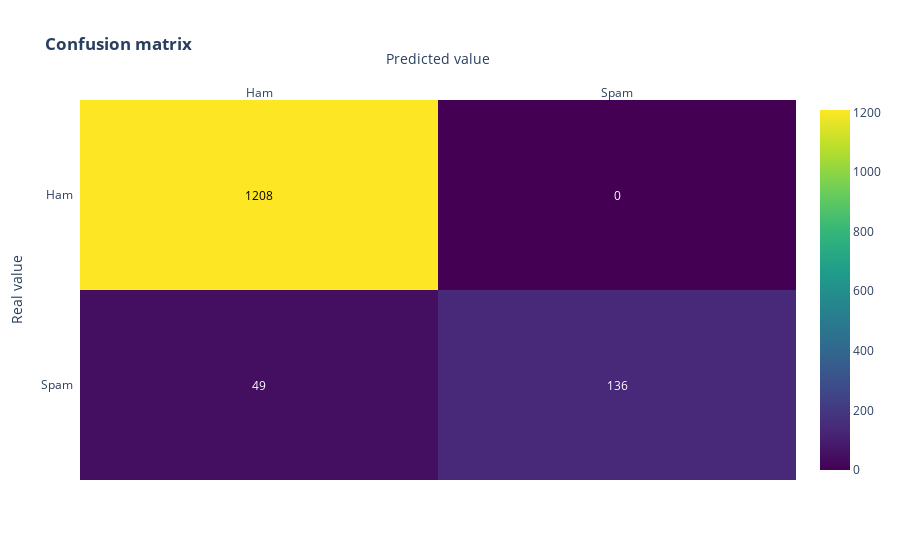

The cell this chart's notebook holds for it:
### Code cell
y_preds = (model.predict(X_test) > 0.5).astype('int32')
conf_matrix(metrics.confusion_matrix(y_test, y_preds))

### Figure 1 — Plotly figure (JSON) as saved in the notebook; plotly's stock layout.template omitted (floating-point values rounded to 4 significant figures)
{"data": [{"colorscale": [[0, "#440154"], [0.1111, "#482878"], [0.2222, "#3e4989"], [0.3333, "#31688e"], [0.4444, "#26828e"], [0.5556, "#1f9e89"], [0.6667, "#35b779"], [0.7778, "#6ece58"], [0.8889, "#b5de2b"], [1, "#fde725"]], "reversescale": false, "showscale": true, "type": "heatmap", "x": ["Ham", "Spam"], "y": ["Spam", "Ham"], "z": [[49, 136], [1208, 0]]}], "layout": {"annotations": [{"font": {"color": "#FFFFFF"}, "showarrow": false, "text": "49", "x": "Ham", "xref": "x", "y": "Spam", "yref": "y"}, {"font": {"color": "#FFFFFF"}, "showarrow": false, "text": "136", "x": "Spam", "xref": "x", "y": "Spam", "yref": "y"}, {"font": {"color": "#000000"}, "showarrow": false, "text": "1208", "x": "Ham", "xref": "x", "y": "Ham", "yref": "y"}, {"font": {"color": "#FFFFFF"}, "showarrow": false, "text": "0", "x": "Spam", "xref": "x", "y": "Ham", "yref": "y"}], "title": {"text": "<b>Confusion matrix</b>"}, "xaxis": {"dtick": 1, "gridcolor": "rgb(0, 0, 0)", "side": "top", "ticks": "", "title": {"text": "Predicted value"}}, "yaxis": {"dtick": 1, "ticks": "", "ticksuffix": "  ", "title": {"text": "Real value"}}}}
